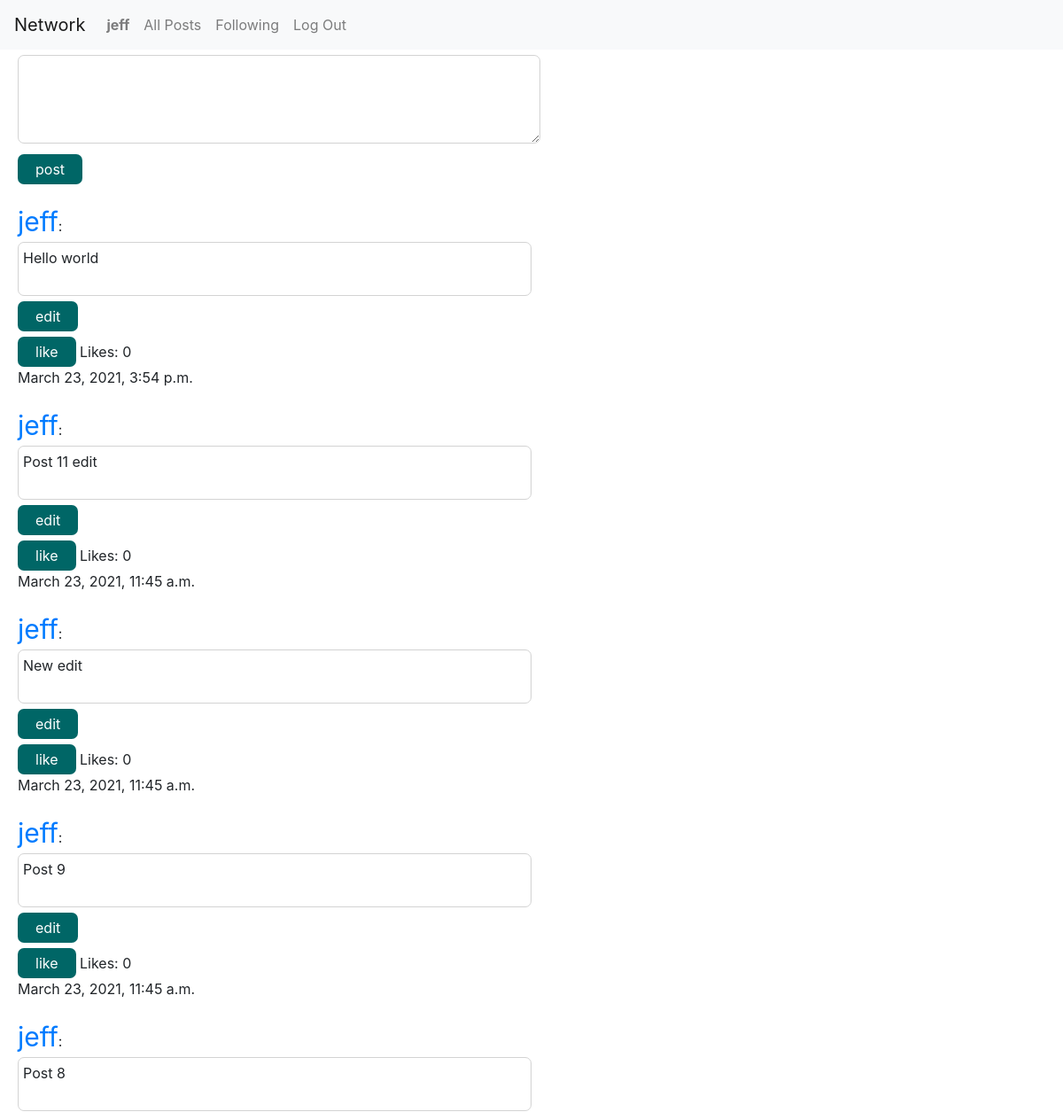
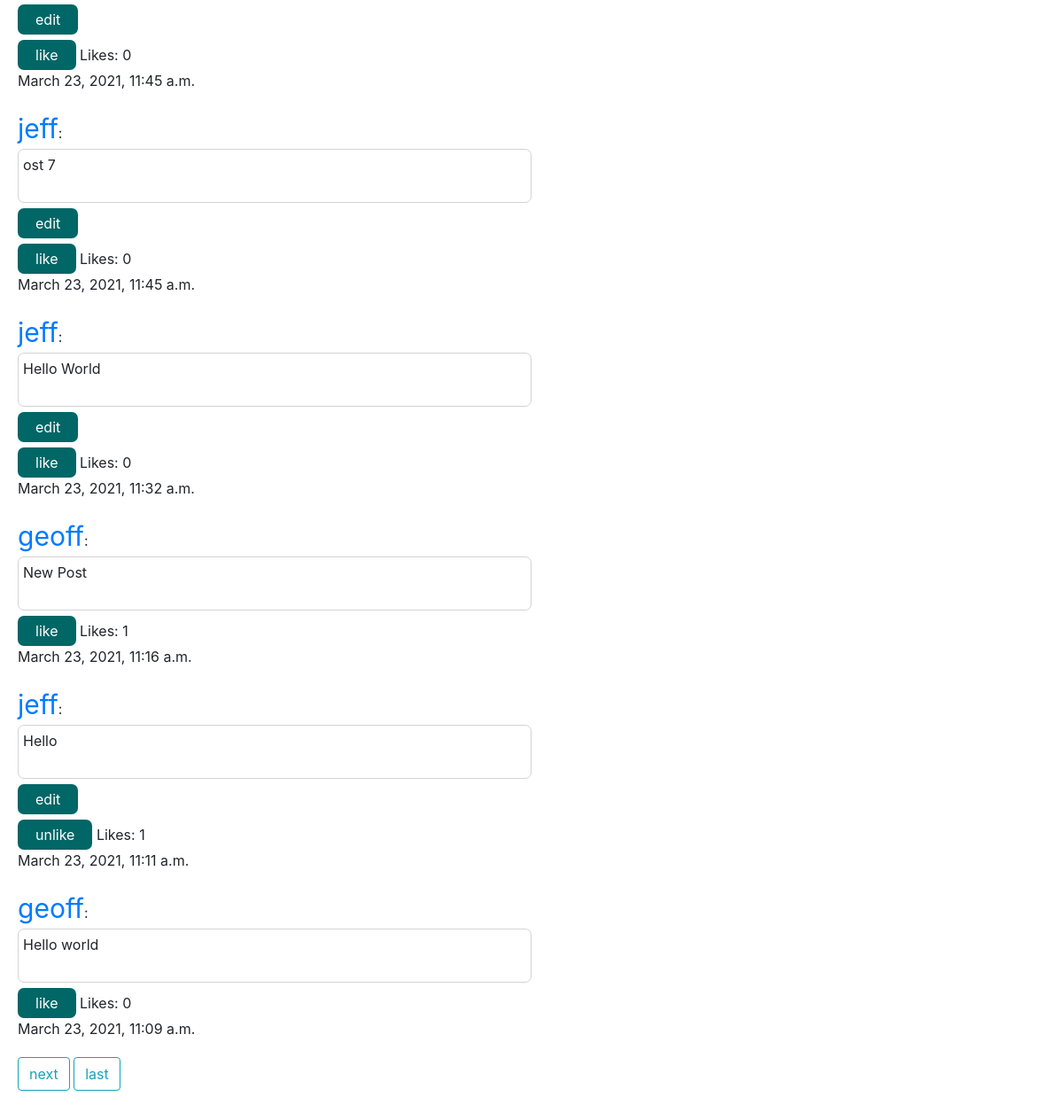
/ (signed in), run on the app's committed database (2 pictures, top to bottom).
### network/models.py (models this page shows, shortened)
class User(AbstractUser):
    pass

class Post(models.Model):
    text = models.CharField(max_length=200)
    author = models.ForeignKey(User, on_delete=models.CASCADE)
    timestamp = models.DateTimeField(auto_now_add=True)
    likes = models.IntegerField(default=0)

### network/views.py (the view)
# urls.py: path("", views.index, name="index"),
def index(request):
    posts = Post.objects.all().order_by('-timestamp')
    p = Paginator(posts, 10)
    page_number = request.GET.get('page')
    page_obj = p.get_page(page_number)
    if request.user.is_authenticated:
        user=request.user
        likes = Like.objects.filter(user=user)
        likelist=[]
        for post in posts:
            if Like.objects.filter(user=user, likes=post):
                likelist.append(post)
        return render(request, "network/index.html", {
            "posts": posts, "page_obj": page_obj, "likes": likes, "likelist": likelist
        })
    else:
        return render(request, "network/index.html", {
            "posts": posts, "page_obj": page_obj
        })

### network/templates/network/index.html (shortened to what this page needs)
{% extends "network/layout.html" %}
{% load static %}
{% block body %}
<form action="{% url 'new_post' %}" methods="post">
    <textarea id="new_post" name="new_post"></textarea>
    <div>
        <button type="submit" id="post-button" formmethod="post">post</button>
    </div>
</form>
{% for post in page_obj %}
    <div style="display: block; margin: 20px;">
        <a class="author" href="{% url 'profile' post.author_id %}"> {{ post.author }}</a>:
        <div id="{{ post.id }}">
            <div>
                <div class="text">
                    {{ post.text }}
                </div>
                {% if post.author == request.user %}
                <button id="edit-{{post.id}}" class="edit" onclick="showEdit(this)">edit</button>
                {% endif %}
            </div>
            {% if user.is_authenticated %}
                {% if post in likelist %}
                <button id="like-{{ post.id }}" class="like" onclick="like(this)">unlike</button>
                {% else %}
                <button id="like-{{ post.id }}" class="like" onclick="like(this)">like</button>
                {% endif %}
            {% endif %}
            Likes:
            <div id="like-count-{{ post.id }}" style="display: inline">
                {{ post.likes }}
            </div>
        </div>
        <div>
            {{ post.timestamp }}
        </div>
    </div>
{% endfor %}
<div class="pagination">
    <span class="step-links">
    {% if page_obj.has_next %}
            <a class="btn btn-outline-info mb-4" href="?page={{ page_obj.next_page_number }}">next</a>
            <a class="btn btn-outline-info mb-4" href="?page={{ page_obj.paginator.num_pages }}">last</a>
    {% endif %}
</span>
</div>
{% endblock %}

### network/templates/network/layout.html (shortened to what this page needs)
{% load static %}
<!DOCTYPE html>
<html lang="en">
    <head>
        <link rel="stylesheet" href="https://stackpath.bootstrapcdn.com/bootstrap/4.4.1/css/bootstrap.min.css">
        <link href="{% static 'network/styles.css' %}" rel="stylesheet">
    </head>
    <body>
        <nav class="navbar navbar-expand-lg navbar-light bg-light">
            <a class="navbar-brand" href="#">Network</a>
            <div>
              <ul class="navbar-nav mr-auto">
                {% if user.is_authenticated %}
                    <li class="nav-item">
                        <a class="nav-link" href="#"><strong>{{ user.username }}</strong></a>
                    </li>
                {% endif %}
                <li class="nav-item">
                  <a class="nav-link" href="{% url 'index' %}" id="all_posts">All Posts</a>
                </li>
                {% if user.is_authenticated %}
                    <li class="nav-item">
                        <a class="nav-link" href="{% url 'following' %}">Following</a>
                    </li>
                    <li class="nav-item">
                        <a class="nav-link" href="{% url 'logout' %}">Log Out</a>
                    </li>
                {% endif %}
              </ul>
            </div>
          </nav>
        <div class="body">
            {% block body %}
            {% endblock %}
        </div>
    </body>
</html>

### network/static/network/styles.css (style rules this page uses)
button { margin-top: 6px; background-color: #006666; border: none; color: white; padding: 5px 20px; text-align: center; text-decoration: none; display: inline; font-size: 16px; border-radius: 7px; }
.text { padding-left: 5px; padding-top: 5px; padding-bottom: 30px; border: 1px solid lightgrey; border-radius: 7px; width: 50%; }
form { margin-top: 6px; margin-left: 20px; }
textarea { text-decoration: none; display: inline-block; font-size: 16px; padding-top: 10px; padding-bottom: 30px; border: 1px solid lightgrey; border-radius: 7px; width: 50%; height: 100px; }
.author { font-size: 30px; }
.step-links { padding-left: 20px; }

### data on the page
User: username "jeff"
Post: author "jeff", text "Hello world", likes "0", timestamp "March 23, 2021, 3:54 p.m."
Post: author "jeff", text "Post 11 edit", likes "0", timestamp "March 23, 2021, 11:45 a.m."
Post: author "jeff", text "New edit", likes "0", timestamp "March 23, 2021, 11:45 a.m."
Post: author "jeff", text "Post 9", likes "0", timestamp "March 23, 2021, 11:45 a.m."
Post: author "jeff", text "Post 8", likes "0", timestamp "March 23, 2021, 11:45 a.m."
Post: author "jeff", text "ost 7", likes "0", timestamp "March 23, 2021, 11:45 a.m."
Post: author "jeff", text "Hello World", likes "0", timestamp "March 23, 2021, 11:32 a.m."
Post: author "geoff", text "New Post", likes "1", timestamp "March 23, 2021, 11:16 a.m."
Post: author "jeff", text "Hello", likes "1", timestamp "March 23, 2021, 11:11 a.m."
Post: author "geoff", text "Hello world", likes "0", timestamp "March 23, 2021, 11:09 a.m."
